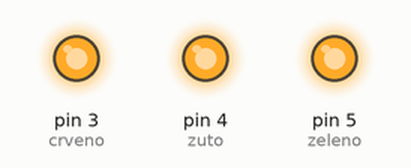
Bench run of a sketch on a simulated Arduino Uno, built with avr-gcc and run on an emulated ATmega328P. On the bench: output pins drawn as LEDs (lit = HIGH).

Above: at 0.2 s.
At 1.2 s:
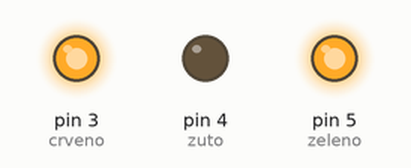
At 1.7 s:
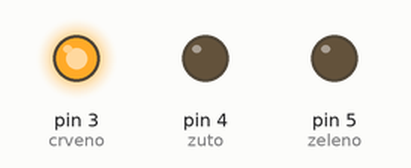
At 2.2 s:
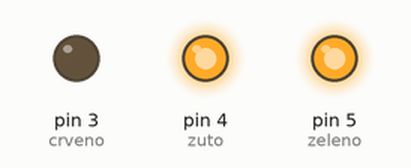
At 3.2 s:
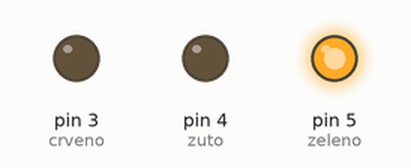
At 4.7 s:
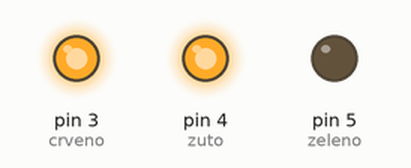
Timing chart, 0 to 5.2 s (numbered marks = the images above):
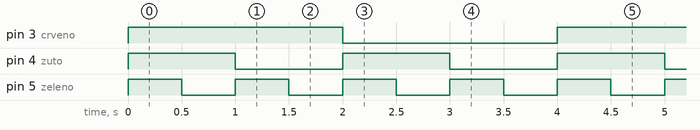

The sketch:

zad_3.ino
```cpp
/* vježba 02d */
#define crveno 3
#define zuto 4
#define zeleno 5


void setup() {
  // put your setup code here, to run once:
 pinMode(crveno, OUTPUT);
 pinMode(zuto, OUTPUT);
 pinMode(zeleno, OUTPUT);

}

void loop() {
  // put your main code here, to run repeatedly:

  for(int i=7;i>=0;i--)
  {
    if(i & 0x01) digitalWrite(zeleno, HIGH);
     else digitalWrite(zeleno, LOW);

    if(i & 0x02) digitalWrite(zuto, HIGH);
     else digitalWrite(zuto, LOW);

    if(i & 0x04) digitalWrite(crveno, HIGH);
     else digitalWrite(crveno, LOW);

    delay(500);

  }
}
```

Measured:
- by itself, pin 3 (crveno): alternates HIGH for 2.0 s and LOW for 2.0 s
- by itself, pin 4 (zuto): alternates HIGH for 1.0 s and LOW for 1.0 s
- by itself, pin 5 (zeleno): alternates HIGH for 0.50 s and LOW for 0.50 s
